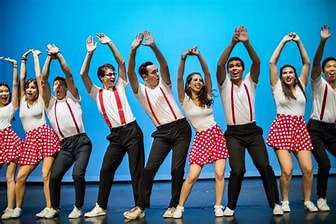
#> input picture HARIDHARAN/2/group.jfif, 336 x 224 px
$ jupyter execute not.ipynb
#> lines starting #> are read from the running program, lines starting #| are printed output that depends on the picture; after the words box and inside, x2 and y2 are one past the last pixel; in counts of white or black regions, pixels touching at a corner belong together; pictures that were not available may be replaced by others from this repository, and a replacement may not be noted
[cell 1]
import cv2

# Load the pre-trained face and eye cascade classifiers
fd = cv2.CascadeClassifier(cv2.data.haarcascades + 'haarcascade_frontalface_default.xml')
ed = cv2.CascadeClassifier(cv2.data.haarcascades + 'haarcascade_eye.xml')

# Load the static image
img = cv2.imread('group.jfif')
#> img is the input picture: shape (224, 336, 3); mean B, G, R 141.8, 121.5, 76.8
gray = cv2.cvtColor(img, cv2.COLOR_BGR2GRAY)
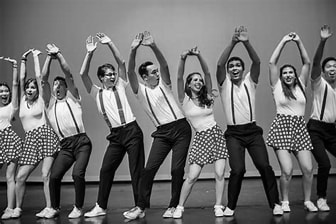
#> gray: shape (224, 336); min 0, max 255, mean 110.5

# Detect faces in the static image
faces = fd.detectMultiScale(gray, scaleFactor=1.1, minNeighbors=1, minSize=(30, 10))
#> faces = [[175, 135, 62, 62]]

# Draw rectangles around the detected faces
for (x, y, w, h) in faces:
    cv2.rectangle(img, (x, y), (x+w, y+h), (0, 255, 0), 2)
#> this loop made 1 pass
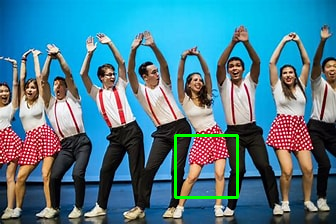
#> img: shape (224, 336, 3); 0.98% of pixels changed, all inside (x1, y1, x2, y2) = (174, 134, 239, 199)

# Display the static image with detected faces
cv2.imshow('img', img)
cv2.waitKey(0)

# Release the window
cv2.destroyAllWindows()

# Open the webcam
cap = cv2.VideoCapture('me.mp4')

# Main loop for capturing frames from the webcam
while True:
    ret, frame = cap.read()
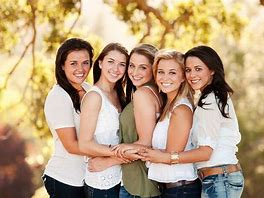
#> input picture HARIDHARAN/2/group_sample.jfif, 264 x 198 px, given in place of me.mp4, which was not available
#> frame is the input picture: shape (198, 264, 3); mean B, G, R 126.2, 159.6, 185.7

    # Resize the frame for better processing speed
    frame = cv2.resize(frame, (640, 480))
#> frame: shape (480, 640, 3)

    gray = cv2.cvtColor(frame, cv2.COLOR_BGR2GRAY)
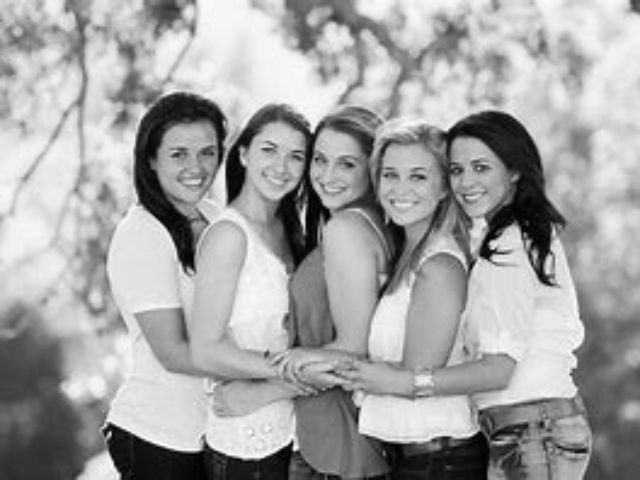
#> gray: shape (480, 640); min 0, max 253, mean 163.5

    # Detect faces in the frame
    faces = fd.detectMultiScale(gray, scaleFactor=1.1, minNeighbors=1, minSize=(30, 10))
#> faces = [[300, 138, 66, 66], [79, 124, 56, 56], [153, 123, 79, 79], [246, 126, 69, 69], [437, 141, 73, 73], [367, 146, 76, 76], [99, 331, 59, 59], [11, 181, 85, 85], [296, 152, 288, 288]]

    # Draw rectangles around the detected faces
    for (x, y, w, h) in faces:
        cv2.rectangle(frame, (x, y), (x+w, y+h), (0, 255, 0), 2)

        # Detect eyes within the detected face region
        roi_gray = gray[y:y+h, x:x+w]
        eyes = ed.detectMultiScale(roi_gray)

        # Draw rectangles around the detected eyes
        for (ex, ey, ew, eh) in eyes:
            cv2.rectangle(frame, (x+ex, y+ey), (x+ex+ew, y+ey+eh), (0, 127, 255), 2)
#> this loop made 9 passes
#> (x, y, w, h, eyes) on passes 1, 3, 5, 6: (300, 138, 66, 66, [[32, 12, 27, 27]]), (153, 123, 79, 79, [[40, 18, 22, 22], [14, 20, 22, 22]]), (437, 141, 73, 73, [[31, 15, 22, 22]]), (367, 146, 76, 76, [[13, 19, 22, 22], [40, 20, 23, 23]])
#> pass 1, `roi_gray = gray[y:y+h, x:x+w]`:
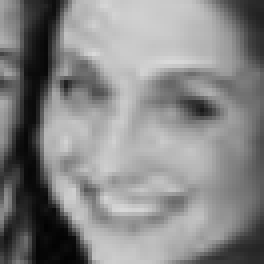
#> roi_gray: shape (66, 66) (shown 4 times larger); min 2, max 217, mean 133.7
#> pass 3, `roi_gray = gray[y:y+h, x:x+w]`:
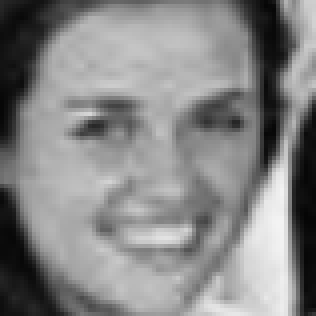
#> roi_gray: shape (79, 79) (shown 4 times larger); min 5, max 244, mean 134.2
#> after the loop:
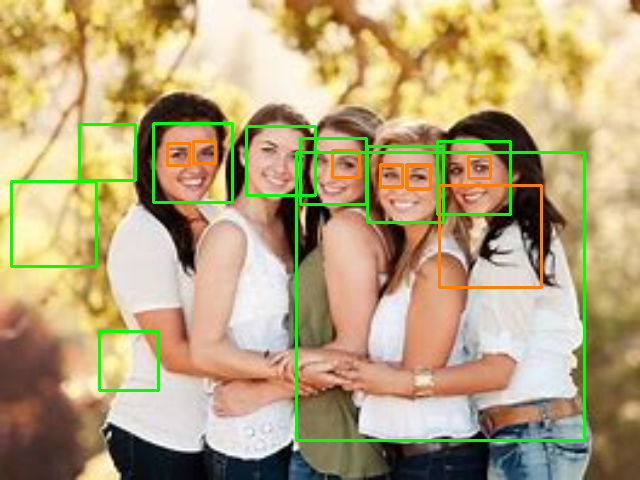
#> frame: shape (480, 640, 3); mean B, G, R 122, 163.6, 181.2
#> after the loop:
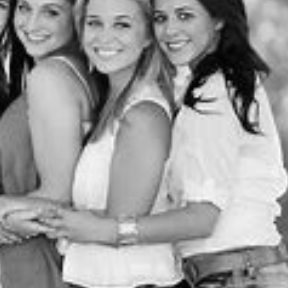
#> roi_gray: shape (288, 288); min 1, max 251, mean 154

    # Display the frame with detected faces and eyes
    cv2.imshow('frame', frame)

    # Check for the 'Esc' key to exit the loop
    if cv2.waitKey(1) & 0xFF == 27:
#> (key Esc is pressed here)
        break

# Release the webcam
cap.release()

# Close all OpenCV windows
cv2.destroyAllWindows()

[cell 2]
import cv2

# Load the pre-trained Haar cascade classifier for face detection
face_cascade = cv2.CascadeClassifier(cv2.data.haarcascades + 'haarcascade_frontalface_default.xml')

def detect_faces(image):
    # Convert the image to grayscale (Haar cascade works on grayscale images)
    gray = cv2.cvtColor(image, cv2.COLOR_BGR2GRAY)

    # Detect faces in the image
    faces = face_cascade.detectMultiScale(gray, scaleFactor=1.1, minNeighbors=5, minSize=(30, 30))

    # Draw rectangles around the detected faces
    for (x, y, w, h) in faces:
        cv2.rectangle(image, (x, y), (x+w, y+h), (255, 0, 0), 2)

    return image

# Load the images
image1 = cv2.imread('group.jfif')
image2 = cv2.imread('KIL.jfif')
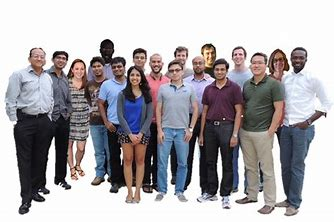
#> input picture HARIDHARAN/2/KIL.jfif, 334 x 222 px
#> image2 is the input picture: shape (222, 334, 3); mean B, G, R 173.6, 170, 173.3

# Detect faces in the images
faces_detected_image1 = detect_faces(image1)
#> in detect_faces, `faces = face_cascade.detectMultiScale(gray, scaleFactor=1.1, minNeighb..`: faces = ()
faces_detected_image2 = detect_faces(image2)
#> in detect_faces (call 2), `gray = cv2.cvtColor(image, cv2.COLOR_BGR2GRAY)`:
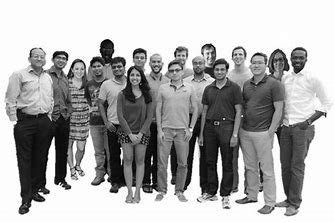
#> gray: shape (222, 334); min 0, max 255, mean 171.4

# Display the images with detected faces
cv2.imshow('Image 1 - Faces Detected', faces_detected_image1)
cv2.imshow('Image 2 - Faces Detected', faces_detected_image2)

# Wait for a key press and then close the windows
cv2.waitKey(0)
cv2.destroyAllWindows()
